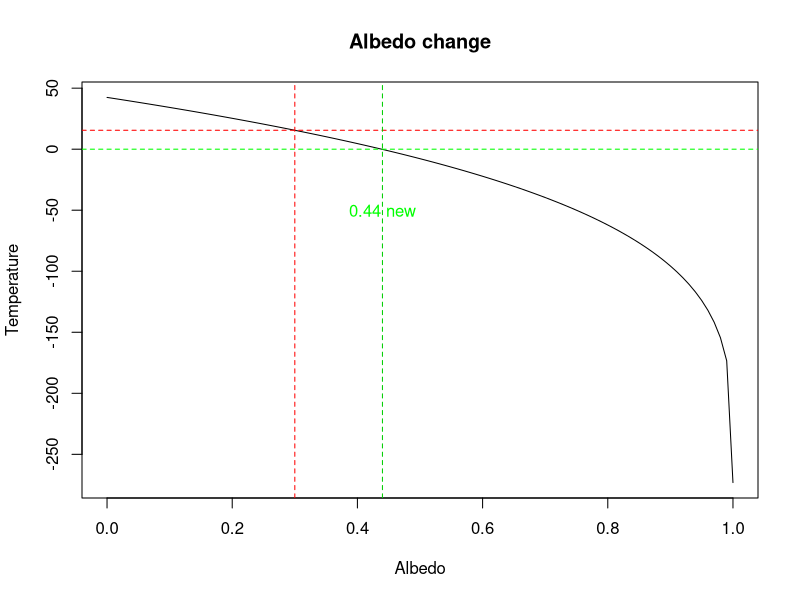
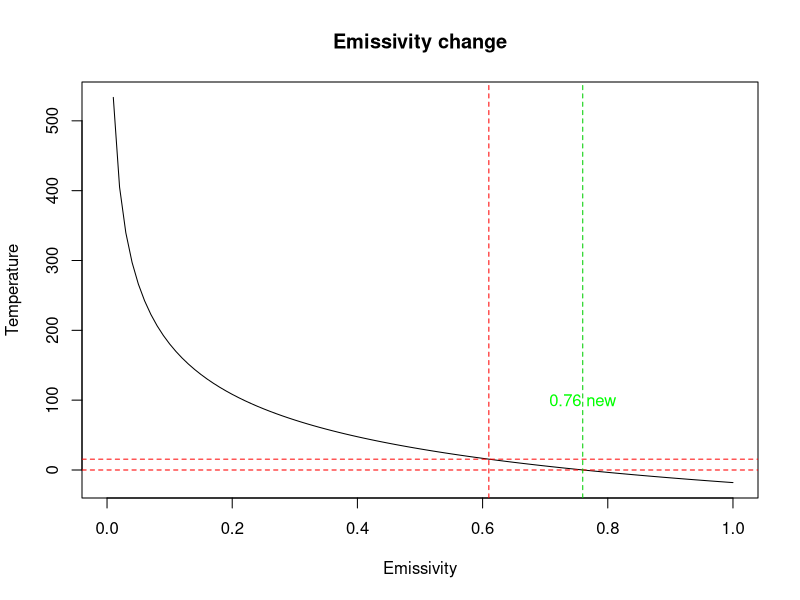
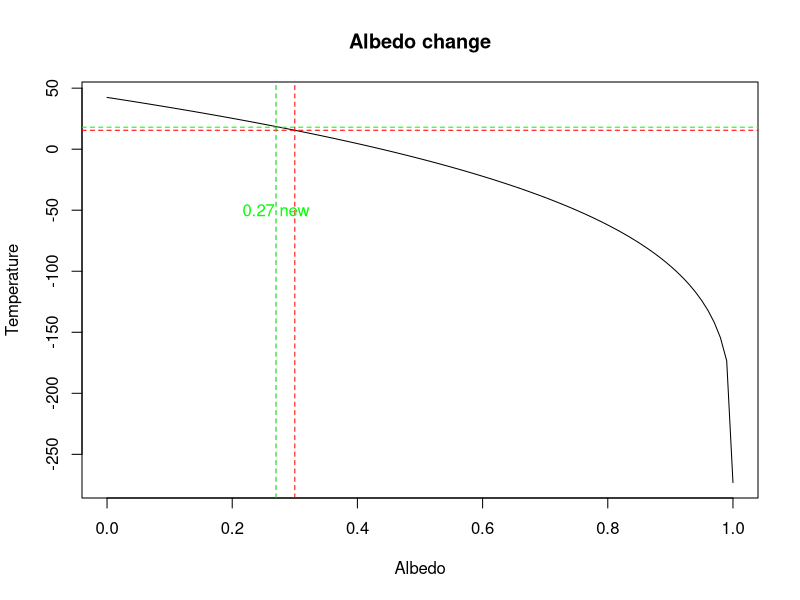
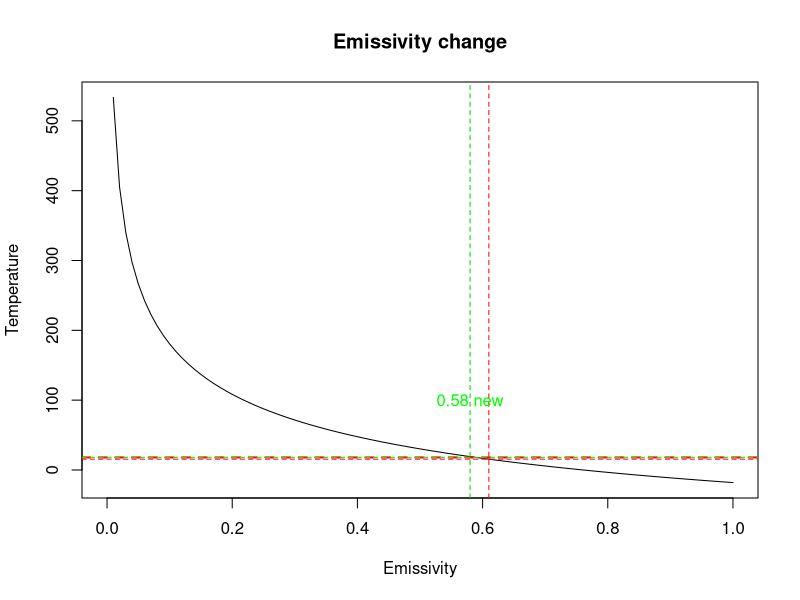

The R source for these figures, in order:
## constants values
S = 1372
alpha = 0.3
eps = 0.61
sigma = 5.67*10**(-8)

modelF <- function(S, alpha, eps, sigma) {
  
  value <- ( (S*(1-alpha))/(4*eps*sigma))**(1/4)
  return( value - 273.15)

}

## call the model

modelF(S = S, alpha = alpha, eps = eps, sigma = sigma)

## graph for diferent albedo ------

alphaValue = seq(0.0, 1, .01)
modelValue = modelF(S = S, alpha = alphaValue, eps = eps, sigma = sigma)

plot(alphaValue, modelValue, type = "l", xlab = "Albedo", ylab = "Temperature", main = "Albedo change")
alphaValue[modelValue < 0]  ## to bring global temp to 0 C we should increase albedo to 0.44

abline(h = 0, col = "green", lty = 2, lwd = 1)
abline(h = 15.49, col = "red", lty = 2, lwd = 1)
abline(v = 0.44, col = "green3", lty = 2, lwd = 1)
abline(v = 0.3, col = "red", lty = 2, lwd = 1)
text(x = 0.44, y = -50, labels = "0.44 new", col = "green")


## graph for diferent emissivity ------

epsValue = seq(0.0, 1, .01)
modelValue = modelF(S = S, alpha = alpha, eps = epsValue, sigma = sigma)

plot(epsValue, modelValue, type = "l", xlab = "Emissivity", ylab = "Temperature" , main = "Emissivity change")

epsValue[modelValue < 0] ## to reduice the temp to 0 c we should increase emissivity to 0.76
abline(h = 0, col = "red", lty = 2, lwd = 1)
abline(h = 15.49, col = "red", lty = 2, lwd = 1)
abline(v = 0.76, col = "green3", lty = 2, lwd = 1)
abline(v = 0.61, col = "red", lty = 2, lwd = 1)
text(x = 0.76, y = 100, labels = "0.76 new", col = "green")
#text(x = 0.61, y = 100, labels = "0.61 new", col = "green")
## question C

## graph for diferent albedo ------
esp <- 0.58
alphaValue = seq(0.0, 1, .01)
modelValue = modelF(S = S, alpha = alphaValue, eps = eps, sigma = sigma)

plot(alphaValue, modelValue, type = "l", xlab = "Albedo", ylab = "Temperature", main = "Albedo change")
alphaValue[modelValue >= 15]  ## to bring global temp to 18 C we should increase albedo to 0.44

abline(h = 18, col = "green", lty = 2, lwd = 1)
abline(h = 15.49, col = "red", lty = 2, lwd = 1)
abline(v = 0.27, col = "green3", lty = 2, lwd = 1)
abline(v = 0.3, col = "red", lty = 2, lwd = 1)
text(x = 0.27, y = -50, labels = "0.27 new", col = "green")

## graph for diferent emissivity ------

epsValue = seq(0.0, 1, .01)
modelValue = modelF(S = S, alpha = alpha, eps = epsValue, sigma = sigma)

plot(epsValue, modelValue, type = "l", xlab = "Emissivity", ylab = "Temperature", main = "Emissivity change")

epsValue[modelValue >= 18] ## to reduice the temp to 0 c we should increase emissivity to 0.76
abline(h = 18, col = "red", lty = 2, lwd = 2)

abline(h = 18, col = "green", lty = 2, lwd = 1)
abline(h = 15.49, col = "red", lty = 2, lwd = 1)
abline(v = 0.58, col = "green3", lty = 2, lwd = 1)
abline(v = 0.61, col = "red", lty = 2, lwd = 1)
text(x = 0.58, y = 100, labels = "0.58 new", col = "green")

## Question d
